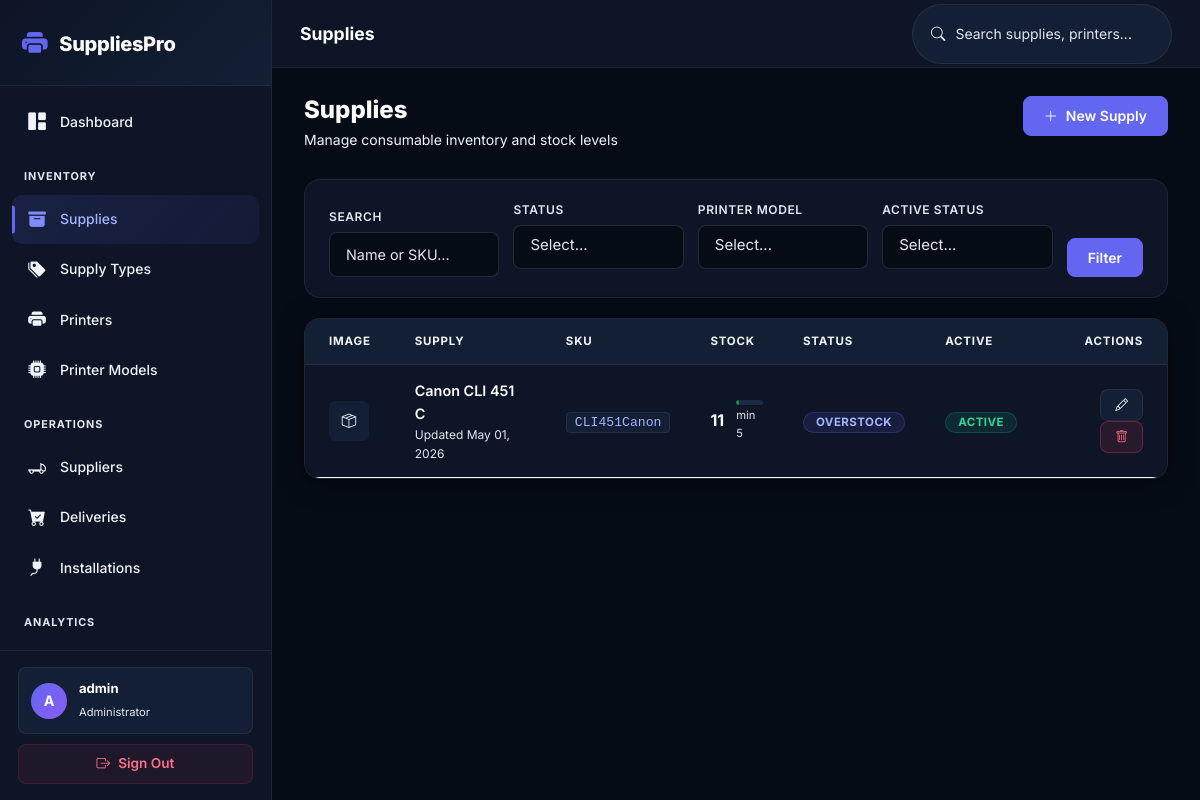
/supplies/ (signed in), run on the app's committed database.
### inventory/models.py (models this page shows, shortened)
class User(AbstractUser):
    ROLE_CHOICES = [
        ('admin', 'Administrator'),
        ('manager', 'Manager'),
    ]
    role = models.CharField(max_length=20, choices=ROLE_CHOICES, default='manager')
    phone = models.CharField(max_length=20, blank=True)
    class Meta:
        verbose_name = 'User'
        verbose_name_plural = 'Users'

class Supply(models.Model):
    STATUS_CHOICES = [
        ('out_of_stock', 'Out of Stock'),
        ('low_stock', 'Low Stock'),
        ('normal', 'Normal'),
        ('overstock', 'Overstock'),
    ]
    name = models.CharField(max_length=200)
    name_slug = models.CharField(max_length=200, null=True, blank=True)
    sku = models.CharField(max_length=100, unique=True)
    supply_type = models.ForeignKey(SupplyType, on_delete=models.SET_NULL, null=True, blank=True, related_name='supplies')
    description = models.TextField(blank=True)
    printer_models = models.ManyToManyField(PrinterModel, related_name='supplies')
    suppliers = models.ManyToManyField(Supplier, blank=True, related_name='supplies')
    current_stock = models.IntegerField(default=0, validators=[MinValueValidator(0)])
    low_stock_threshold = models.IntegerField(default=10, validators=[MinValueValidator(0)])
    max_stock_threshold = models.IntegerField(null=True, blank=True, validators=[MinValueValidator(1)])
    unit_price = models.DecimalField(max_digits=10, decimal_places=2, null=True, blank=True, validators=[MinValueValidator(Decimal('0.01'))])
    image = models.ImageField(upload_to='supplies/', blank=True, null=True)
    is_active = models.BooleanField(default=True)
    created_at = models.DateTimeField(auto_now_add=True)
    updated_at = models.DateTimeField(auto_now=True)
    class Meta:
        ordering = ['name']
    @property
    def status(self):
        if self.current_stock == 0:
            return 'out_of_stock'
        elif self.max_stock_threshold and self.current_stock > self.max_stock_threshold:
            return 'overstock'
        elif self.current_stock <= self.low_stock_threshold:
            return 'low_stock'
        return 'normal'

### inventory/views.py (the view, shortened to what this page needs)
# urls.py: path('supplies/', views.SupplyListView.as_view(), name='supply_list'),
class SupplyListView(LoginRequiredMixin, ListView):
    model = Supply
    template_name = 'inventory/supply_list.html'
    paginate_by = 20
    context_object_name = 'supplies'
    def get_queryset(self):
        queryset = Supply.objects.all().order_by('name')
        query = self.request.GET.get('q')
        status = self.request.GET.get('status')
        printer_model = self.request.GET.get('printer_model')
        supplier = self.request.GET.get('supplier')
        is_active = self.request.GET.get('is_active')
        if is_active == 'active':
            queryset = queryset.filter(is_active=True)
        elif is_active == 'inactive':
            queryset = queryset.filter(is_active=False)
        if query:
            queryset = queryset.filter(
                Q(name__icontains=query) | Q(sku__icontains=query)
            )
        if printer_model:
            queryset = queryset.filter(printer_models__id=printer_model)
        if supplier:
            queryset = queryset.filter(suppliers__id=supplier)
        return queryset.select_related()
    def get_context_data(self, **kwargs):
        context = super().get_context_data(**kwargs)
        context['printer_models'] = PrinterModel.objects.all()
        context['suppliers'] = Supplier.objects.filter(is_active=True)
        return context

### inventory/models.py (called while the page is built)
    def __str__(self):
        return f"{self.manufacturer} {self.name}"

### rbac/services.py (called while the page is built)
def get_user_permissions(user):
    if not user.is_authenticated:
        return set()
    cache_key = f'user_permissions_{user.pk}'
    permissions = cache.get(cache_key)
    if permissions is None:
        permissions = set()
        user_roles = Role.objects.filter(user_roles__user=user)
        for role in user_roles:
            for perm in role.permissions.all():
                permissions.add(perm.code)
        cache.set(cache_key, permissions, timeout=3600)
    return permissions

def get_user_roles(user):
    if not user.is_authenticated:
        return Role.objects.none()
    return Role.objects.filter(user_roles__user=user)

### templates/inventory/supply_list.html (shortened to what this page needs)
{% extends "base.html" %}
{% block page_title %}Supplies{% endblock %}
{% block content %}
<div class="page-header">
    <div>
        <h2>Supplies</h2>
        <p>Manage consumable inventory and stock levels</p>
    </div>
    <a href="{% url 'supply_create' %}" class="btn btn-primary">
        <i class="bi bi-plus-lg"></i> New Supply
    </a>
</div>
<form method="get" class="filter-bar">
        <div class="filter-group" style="flex:1;">
            <label>Search</label>
            <input type="text" name="q" class="form-control" placeholder="Name or SKU…" value="{{ request.GET.q }}">
        </div>
    <div class="filter-group">
        <label>Status</label>
    </div>
    <div class="filter-group">
        <label>Printer Model</label>
    </div>
    <div class="filter-group">
        <label>Active Status</label>
    </div>
    <button type="submit" class="btn btn-primary">Filter</button>
</form>
<div class="table-wrapper">
    <table class="table">
        <thead>
            <tr>
                <th style="padding-left:24px;">Image</th>
                <th style="padding-left:24px;">Supply</th>
                <th>SKU</th>
                <th>Stock</th>
                <th>Status</th>
                <th>Active</th>
                <th class="text-end" style="padding-right:24px;">Actions</th>
            </tr>
        </thead>
        <tbody>
            {% for supply in supplies %}
            <tr>
                <td style="padding-left:24px; width: 60px;">
                    {% if supply.image %}
                    <a href="{% url 'supply_detail' supply.pk %}">
                        <img src="{{ supply.image.url }}" alt="{{ supply.name }}" style="width: 40px; height: 40px; object-fit: cover; border-radius: 6px;">
                    </a>
                    {% else %}
                    <a href="{% url 'supply_detail' supply.pk %}">
                        <div style="width: 40px; height: 40px; background: var(--surface-2); border-radius: 6px; display: flex; align-items: center; justify-content: center;">
                            <i class="bi bi-box-seam" style="color: var(--text-3);"></i>
                        </div>
                    </a>
                    {% endif %}
                </td>
                <td style="padding-left:24px;">
                    <a href="{% url 'supply_detail' supply.pk %}" style="font-weight:600; color:var(--text-1);">{{ supply.name }}</a>
                    <div style="font-size:.75rem; color:var(--text-3);">Updated {{ supply.updated_at|date:"M d, Y" }}</div>
                </td>
                <td><code>{{ supply.sku }}</code></td>
                <td>
                    <div style="display:flex; align-items:center; gap:12px;">
                        <span style="font-weight:700; font-size:1rem;">{{ supply.current_stock }}</span>
                        <div style="flex:1; max-width:80px;">
                            <div class="progress" style="height:5px; border-radius:99px;">
                                <div class="progress-bar {% if supply.status == 'out_of_stock' %}bg-danger{% elif supply.status == 'low_stock' %}bg-warning{% else %}bg-success{% endif %}"
                                     style="width:{% if supply.current_stock > 100 %}100{% else %}{{ supply.current_stock }}{% endif %}%;">
                                </div>
                            </div>
                            <div style="font-size:.7rem; color:var(--text-3); margin-top:2px;">min {{ supply.low_stock_threshold }}</div>
                        </div>
                    </div>
                </td>
                <td>
                    {% if supply.status == 'out_of_stock' %}<span class="badge badge-danger">Out of Stock</span>
                    {% elif supply.status == 'low_stock'  %}<span class="badge badge-warning">Low Stock</span>
                    {% elif supply.status == 'overstock'  %}<span class="badge badge-primary">Overstock</span>
                    {% else %}<span class="badge badge-success">Normal</span>{% endif %}
                </td>
                <td>
                    {% if supply.is_active %}<span class="badge badge-success">Active</span>
                    {% else %}<span class="badge badge-muted">Inactive</span>{% endif %}
                </td>
                <td style="text-align:right; padding-right:24px;">
                    <a href="{% url 'supply_update' supply.pk %}" class="btn btn-ghost btn-sm" title="Edit">
                        <i class="bi bi-pencil"></i>
                    </a>
                    <a href="{% url 'supply_delete' supply.pk %}" class="btn btn-danger btn-sm ms-1" title="Delete">
                        <i class="bi bi-trash"></i>
                    </a>
                </td>
            </tr>
            {% endfor %}
        </tbody>
    </table>
</div>
{% endblock %}

### templates/base.html (shortened to what this page needs)
{% load rbac %}
<!DOCTYPE html>
<html lang="en">
<head>
    <link href="https://cdn.jsdelivr.net/npm/bootstrap@5.3.0/dist/css/bootstrap.min.css" rel="stylesheet">
    <link rel="stylesheet" href="https://cdn.jsdelivr.net/npm/bootstrap-icons@1.11.0/font/bootstrap-icons.css">
    <link href="https://cdn.jsdelivr.net/npm/select2@4.1.0-rc.0/dist/css/select2.min.css" rel="stylesheet"/>
    <link href="https://cdn.jsdelivr.net/npm/select2-bootstrap-5-theme@1.3.0/dist/select2-bootstrap-5-theme.min.css" rel="stylesheet"/>
    <link rel="stylesheet" href="/static/css/style.css">
</head>
<body>
{% if user.is_authenticated %}
<aside class="sidebar" id="sidebar">
    <div class="brand">
        <i class="bi bi-printer-fill"></i>
        <span>SuppliesPro</span>
    </div>
    <nav>
        <a href="{% url 'dashboard' %}" class="{% if request.resolver_match.url_name == 'dashboard' %}active{% endif %}">
            <i class="bi bi-grid-1x2-fill"></i> Dashboard
        </a>
        <div class="section-title">Inventory</div>
        <a href="{% url 'supply_list' %}" class="{% if 'supply' in request.resolver_match.url_name and 'model' not in request.resolver_match.url_name and 'type' not in request.resolver_match.url_name %}active{% endif %}">
            <i class="bi bi-archive-fill"></i> Supplies
        </a>
        <a href="{% url 'supply_type_list' %}" class="{% if 'supply_type' in request.resolver_match.url_name %}active{% endif %}">
            <i class="bi bi-tags-fill"></i> Supply Types
        </a>
        <a href="{% url 'printer_list' %}" class="{% if 'printer' in request.resolver_match.url_name and 'model' not in request.resolver_match.url_name %}active{% endif %}">
            <i class="bi bi-printer-fill"></i> Printers
        </a>
        <a href="{% url 'printer_model_list' %}" class="{% if 'printer_model' in request.resolver_match.url_name %}active{% endif %}">
            <i class="bi bi-cpu-fill"></i> Printer Models
        </a>
        <div class="section-title">Operations</div>
        <a href="{% url 'supplier_list' %}" class="{% if 'supplier' in request.resolver_match.url_name %}active{% endif %}">
            <i class="bi bi-truck-flatbed"></i> Suppliers
        </a>
        <a href="{% url 'delivery_list' %}" class="{% if 'delivery' in request.resolver_match.url_name %}active{% endif %}">
            <i class="bi bi-cart-check-fill"></i> Deliveries
        </a>
        <a href="{% url 'installation_list' %}" class="{% if 'installation' in request.resolver_match.url_name %}active{% endif %}">
            <i class="bi bi-plug-fill"></i> Installations
        </a>
        <div class="section-title">Analytics</div>
        <a href="{% url 'inventory_report' %}" class="{% if 'inventory_report' in request.resolver_match.url_name %}active{% endif %}">
        </a>
    </nav>
    <div class="user-info">
        <div class="user-pill">
            <div class="avatar">{{ user.username|first|upper }}</div>
            <div class="name-role">
                <span class="d-block fw-bold text-white small">{{ user.username }}</span>
                <span class="role">{{ user.get_role_display }}</span>
            </div>
        </div>
        <a href="{% url 'logout' %}" class="logout-link">
            <i class="bi bi-box-arrow-right"></i> Sign Out
        </a>
    </div>
</aside>
<div class="main-content">
    <header class="top-bar">
        <div class="d-flex align-items-center gap-3">
            <h1>{% block page_title %}Dashboard{% endblock %}</h1>
        </div>
        <div class="search-box">
            <form method="get" action="{% url 'global_search' %}" class="d-flex align-items-center gap-2">
                <i class="bi bi-search"></i>
                <input type="text" name="q" placeholder="Search supplies, printers..." id="globalSearch">
            </form>
        </div>
    </header>
    <main>
        {% block content %}{% endblock %}
    </main>
</div>
{% else %}
<div class="login-container">
    {% block login_content %}{% endblock %}
</div>
{% endif %}
</body>
</html>

### data on the page
User: username|first "A", username "admin", role "Administrator"
Supply: name "Canon CLI 451 C", updated_at "May 01, 2026", sku "CLI451Canon", current_stock "11", max_stock_threshold 10 (drawn), low_stock_threshold "5", is_active "ACTIVE"
